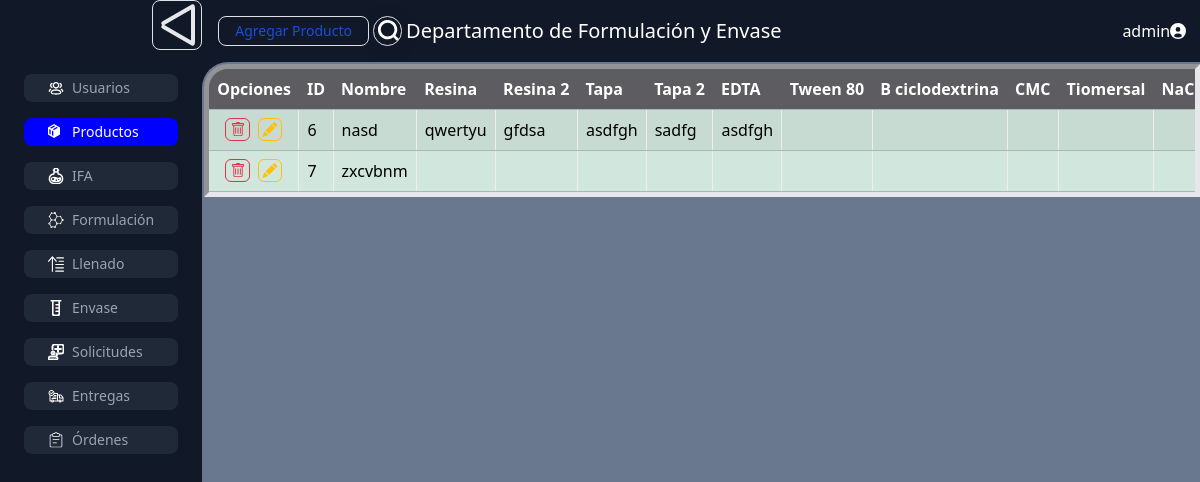
Screenshot of /productos/ (signed in) with the database file from the repository.
### CIGB/models.py (models this page shows, shortened)
class Usuarios(AbstractBaseUser):
    id_usuario = models.AutoField(primary_key=True)
    nombre = models.CharField(_('nombre'), max_length=255)
    apellidos = models.CharField(_('apellidos'), max_length=255)
    email = models.EmailField(_('correo electrónico'), unique=True)
    cargo = models.CharField(_('cargo'), max_length=255)
    tipo = models.CharField(_('tipo'), max_length=255)
    usuario = models.CharField(_('usuario'), max_length=255, unique=True)
    contraseña = models.CharField(_('contraseña'), max_length=255)
    producto = models.ForeignKey('Producto', on_delete=models.SET_NULL, null=True, blank=True, related_name='usuarios')
    USERNAME_FIELD = 'usuario'
    REQUIRED_FIELDS = ['nombre', 'apellidos', 'cargo', 'tipo']
    class Meta:
        abstract = False
        verbose_name = _('usuario')
        verbose_name_plural = _('usuarios')

class Producto(models.Model):
    id_producto = models.AutoField(primary_key=True)
    nombre = models.CharField(max_length=255, unique=True)

class Material(models.Model):
    id_materiales = models.AutoField(primary_key=True)
    id_producto = models.ForeignKey(Producto, on_delete=models.CASCADE)
    tipo = models.CharField(max_length=255)
    nombre = models.CharField(max_length=255)

### CIGB/views.py (the view, shortened to what this page needs)
# urls.py: path('productos/', products_view),
def products_view(request):
    products = Producto.objects.all()
    product_data = []
    for product in products:
        product_dict = {
            'id': product.id_producto,
            'nombre': product.nombre,
        }
        materials = Material.objects.filter(id_producto=product.id_producto)
        for material in materials:
            product_dict[material.tipo] = material.nombre
        product_data.append(product_dict)
    return render(request, 'products.html', {'data':product_data})

### CIGB/templates/products.html (shortened to what this page needs)
{% extends "CIGB.html" %}
{% block add_button %}
  <input class="text-blue-700 hover:text-white border border-blue-700 hover:bg-blue-800 focus:ring-4 focus:outline-none focus:ring-blue-300 font-medium rounded-lg text-sm px-3 py-1 text-center dark:border-blue-500 dark:text-gray-400 dark:hover:text-white dark:hover:bg-blue-500 dark:focus:ring-blue-800" type="button" value="Agregar Producto" onclick="openForm(accion='Agregar', objetivo='Producto', NaN, new_url='{{ BASE_URL }}/add_product')" class="boton">
{% endblock %}
{% block contenido %}
<div>
    <div class="table-container">
      <table class="table table-success table-striped" style="margin-bottom: 0px;">
          <thead>
              <tr>
                  <th>Opciones</th>
                  <th>ID</th>
                  <th>Nombre</th>
                  <th>Resina</th>
                  <th>Resina 2</th>
                  <th>Tapa</th>
                  <th>Tapa 2</th>
                  <th>EDTA</th>
                  <th>Tween 80</th>
                  <th>B ciclodextrina</th>
                  <th>CMC</th>
                  <th>Tiomersal</th>
                  <th>NaCL</th>
              </tr>
          </thead>
          <tbody id="main_table">
            {% for product in data %}
            <tr>
                <td class="opciones">
                  <div>
                    <button type="button" class="table-button btn-outline-danger" onclick="eliminar('Producto','{{ product.id }}')">
                        </button>
                    <button valores="id·{{ product.id }}|nombre·{{ product.nombre }}|resina1·{{ product.resina1 }}|resina2·{{ product.resina2 }}|tapa1·{{ product.tapa1 }}|tapa2·{{ product.tapa2 }}|edta·{{ product.edta }}|tween80·{{ product.tween80 }}|b_ciclodextrina·{{ product.b_ciclodextrina }}|CMC·{{ product.CMC }}|tiomersal·{{ product.tiomersal }}|NaCL·{{ product.NaCL }}|NaH2PO4_2H2O·{{ product.NaH2PO4_2H2O }}|NaH2PO4·{{ product.NaH2PO4 }}|etiqueta·{{ product.etiqueta }}|estuche·{{ product.estuche }}" onclick="openForm(accion='Modificar', objetivo='{{ product.nombre }}',fila=this, new_url='{{ BASE_URL }}/mod_product')" type="button" class="table-button btn-outline-warning">
                        </button>
                    </div>
                </td>
                <td>{{ product.id }}</td>
                <td>{{ product.nombre }}</td>
                <td>{{ product.resina1 }}</td>
                <td>{{ product.resina2 }}</td>
                <td>{{ product.tapa1 }}</td>
                <td>{{ product.tapa2 }}</td>
                <td>{{ product.edta }}</td>
                <td>{{ product.tween80 }}</td>
                <td>{{ product.b_ciclodextrina }}</td>
                <td>{{ product.CMC }}</td>
                <td>{{ product.tiomersal }}</td>
                <td>{{ product.NaCL }}</td>
            </tr>
            {% endfor %}
        </tbody>
      </table>
  </div>
</div>
{% endblock %}

### CIGB/templates/CIGB.html (shortened to what this page needs)
{% load compress %}
{% load static %}
<!DOCTYPE html>
<html lang="en-gb" dir="ltr" class='com_content view-category layout-theme3497category itemid-101 home j39 mm-hover'>
    <head>
        <link href="https://cdn.jsdelivr.net/npm/bootstrap@5.3.3/dist/css/bootstrap.min.css" rel="stylesheet">
        <link rel="stylesheet" href="static/css/CIGB.css">
        {% compress css %}
            <link rel="stylesheet" href="{% static 'src/output.css' %}">
        {% endcompress %}
    </head>
    <body class="bg-gray-900">
        <div class="flex flex-row">
            <div id="lateral-menu" class="m-w-[200px] flex flex-col items-end">
                <label class="rounded-lg b-gray-400 border border-blue-700">
                    <div class="w-12 h-12 cursor-pointer flex flex-col items-center justify-around">
                        <div class="w-[38px] h-[4px] bg-gray-200 rounded-sm transition-all duration-300 peer-checked:origin-top peer-checked:translate-y-[6px] peer-checked:rotate-[-30deg]"></div>
                        <div class="w-[38px] h-[4px] bg-gray-200 rounded-md transition-all duration-300 peer-checked:origin-center peer-checked:translate-x-[16px] peer-checked:rotate-[90deg]"></div>
                        <div class="w-[38px] h-[4px] bg-gray-200 rounded-md transition-all duration-300 peer-checked:origin-bottom peer-checked:translate-y-[-6px] peer-checked:rotate-[30deg]"></div>
                    </div>
                </label>
                <div class="md:flex">
                    <ul id="menu" class="flex-column space-y space-y-4 text-sm font-medium text-gray-500 text-gray-400 ms-4 me-4 mb-4 mt-4">
                        {% if request.user.tipo == 'admin' %}
                        <li><a id="users" href="usuarios" class="peer-unchecked:none inline-flex items-center px-4 py-1 rounded-lg hover:text-gray-900 hover:bg-gray-100 w-full bg-gray-800 hover:bg-gray-700 hover:text-white">
                            <span class="lateral-menu-text ms-2 fade-in">Usuarios</span></a></li>
                        <li><a id="products" href="productos" class="inline-flex items-center px-4 py-1 rounded-lg hover:text-gray-900 bg-gray-50 hover:bg-gray-100 w-full bg-gray-800 hover:bg-gray-700 hover:text-white">
                            <span class="lateral-menu-text ms-2">Productos</span></a></li>
                        {% endif %}
                            <li><a id="IFA" href="IFA"class="inline-flex items-center px-4 py-1 rounded-lg hover:text-gray-900 bg-gray-50 hover:bg-gray-100 w-full bg-gray-800 hover:bg-gray-700 hover:text-white">
                            <span class="lateral-menu-text ms-2">IFA</span></a></li>
                        <li><a id="formulacion" href="formulacion" class="inline-flex items-center px-4 py-1 rounded-lg hover:text-gray-900 bg-gray-50 hover:bg-gray-100 w-full bg-gray-800 hover:bg-gray-700 hover:text-white">
                            <span class="lateral-menu-text ms-2">Formulación</span></a></li>
                        <li><a id="llenado" href="llenado" class="inline-flex items-center px-4 py-1 rounded-lg hover:text-gray-900 bg-gray-50 hover:bg-gray-100 w-full bg-gray-800 hover:bg-gray-700 hover:text-white">
                            <span class="lateral-menu-text ms-2">Llenado</span></a></li>
                        <li><a id="envase" href="envase" class="inline-flex items-center px-4 py-1 rounded-lg hover:text-gray-900 bg-gray-50 hover:bg-gray-100 w-full bg-gray-800 hover:bg-gray-700 hover:text-white">
                            <span class="lateral-menu-text ms-2">Envase</span></a></li>
                        <li><a id="request" href="solicitudes" class="inline-flex items-center px-4 py-1 rounded-lg hover:text-gray-900 bg-gray-50 hover:bg-gray-100 w-full bg-gray-800 hover:bg-gray-700 hover:text-white">
                            <span class="lateral-menu-text ms-2">Solicitudes</span></a></li>
                        <li><a id="deliver" href="entregas" class="inline-flex items-center px-4 py-1 rounded-lg hover:text-gray-900 bg-gray-50 hover:bg-gray-100 w-full bg-gray-800 hover:bg-gray-700 hover:text-white">
                            <span class="lateral-menu-text ms-2">Entregas</span></a></li>
                            <div id="drop-menu" class="flex-column space-y space-y-4">
                                <li><span class="inline-flex items-center px-4 py-1 rounded-lg hover:text-gray-900 bg-gray-50 hover:bg-gray-100 w-full bg-gray-800 hover:bg-gray-700 hover:text-white">
                                    <span class="lateral-menu-text ms-2">Órdenes</span></span></li>
                        </div>
                    </ul>
                </div>
            </div>
            <div class="w-[100%]">
                <div class="py-3 px-3 flex gap-1 items-center">
                    {% block add_button %}
                    {% endblock %}
                    <div class="p-1 overflow-hidden w-[36px] h-[30px] hover:w-[250px] bg-transparent border border-blue-700 shadow-[2px_2px_20px_rgba(0,0,0,0.08)] rounded-full flex group items-center hover:duration-300 duration-300">
                        <div class="flex items-center justify-center fill-white">
                            <svg xmlns="http://www.w3.org/2000/svg" id="Isolation_Mode" data-name="Isolation Mode" viewBox="0 0 24 24" width="22" height="22">
                                <path d="M18.9,16.776A10.539,10.539,0,1,0,16.776,18.9l5.1,5.1L24,21.88ZM10.5,18A7.5,7.5,0,1,1,18,10.5,7.507,7.507,0,0,1,10.5,18Z"></path>
                            </svg>
                        </div>
                            <input type="text" id="inputFiltro" class="outline-none text-[20px] bg-transparent w-full text-white font-normal px-4"/>
                    </div>
                    <h1 class="w-full header">Departamento de Formulación y Envase</h1>
                    <div id="head-menu" class="">
                        <div class="drop-menu flex flex-row items-center" id="user-drop-menu-button">
                            <span>{{ user.usuario }}</span>
                        </div>
                    </div>
                </div>
                <div id="dinamic-content" class="bg-gray-900">
                    {% block contenido %}
                    {% endblock %}
                </div>
            </div>
        </div>
    </body>
</html>

### static/css/CIGB.css (style rules this page uses)
:root { --top:-100vh; --menu-width:204px; }
#dinamic-content { background-color: rgb(195 216 247 / 50%); padding: 2px; border-top-left-radius: 26px; height: calc(100svh - 76px); }
#dinamic-content>div { width: calc(100svw - var(--menu-width)); }
table { overflow: scroll; min-width: 640px; height: 100%; }
#head-menu { height: 100%; display: flex; flex-direction: column; align-items: flex-end; justify-content: flex-start; --display:none; color: white; }
.selected { background-color: blue !important; color:white !important; }
#drop-menu { --drop-disp:none; }
#drop-menu>li>span { cursor: pointer; }
.table-container { max-width: 86svw; max-height: 80vh; border-style: inset; overflow: auto; border-width: thick; border-top-left-radius: 24px; }
td, th { white-space: nowrap; max-width: 140px; overflow: hidden; }
.btn-outline-warning { --bs-btn-color: #ffc107; --bs-btn-border-color: #ffc107; --bs-btn-hover-color: #000; --bs-btn-hover-bg: #ffc107; --bs-btn-hover-border-color: #ffc107; --bs-btn-focus-shadow-rgb: 255, 193, 7; --bs-btn-active-color: #000; --bs-btn-active-bg: #ffc107; --bs-btn-active-border-color: #ffc107; --bs-btn-active-shadow: inset 0 3px 5px rgba(0, 0, 0, 0.125); --bs-btn-disabled-color: #ffc107; --bs-btn-disabled-bg: transparent; --bs-btn-disabled-border-color: #ffc107; --bs-gradient: none; }
.btn-outline-danger { --bs-btn-color: #dc3545; --bs-btn-border-color: #dc3545; --bs-btn-hover-color: #fff; --bs-btn-hover-bg: #dc3545; --bs-btn-hover-border-color: #dc3545; --bs-btn-focus-shadow-rgb: 220, 53, 69; --bs-btn-active-color: #fff; --bs-btn-active-bg: #dc3545; --bs-btn-active-border-color: #dc3545; --bs-btn-active-shadow: inset 0 3px 5px rgba(0, 0, 0, 0.125); --bs-btn-disabled-color: #dc3545; --bs-btn-disabled-bg: transparent; --bs-btn-disabled-border-color: #dc3545; --bs-gradient: none; }
.table-button { --bs-btn-padding-x: 0.2rem; --bs-btn-padding-y: 0.2rem; --bs-btn-font-family: ; --bs-btn-font-size: 1rem; --bs-btn-font-weight: 400; --bs-btn-line-height: 1.5; --bs-btn-bg: transparent; --bs-btn-border-width: 1px; --bs-btn-border-radius: 0.375rem; --bs-btn-box-shadow: inset 0 1px 0 rgba(255, 255, 255, 0.15), 0 1px 1px rgba(0, 0, 0, 0.075); --bs-btn-disabled-opacity: 0.65; --bs-btn-focus-box-shadow: 0 0 0 0.25rem rgba(var(--bs-btn-focus-shadow-rgb), .5); display: inline-block; padding: var(--bs-btn-padding-y) var(--bs-btn-padding-x); font-size: var(--bs-btn-font-size); font-weight: var(--bs-btn-font-weight); line-height: var(--bs-btn-line-height); color: var(--bs-btn-color); text-align: center; text-decoration: none; vertical-align: middle; user-select: none; border: var(--bs-btn-border-width) solid var(--bs-btn-border-color); border-radius: var(--bs-btn-border-radius); background-color: var(--bs-btn-bg); }
.opciones { position: sticky; left: 0; z-index: 1; }
.table>thead { position: sticky; top: 0; z-index: 2; }
.table>thead>tr>th { background-color: rgb(93, 93, 97); color: white; }
td { border-right: 1px; border-style: ridge; }
td>div { display: flex; flex-direction: row; justify-content: space-evenly; }
.table { width: 100%; border-collapse: collapse; border-top-left-radius: 10px; }
.header { font-size: 20px; color: white; }

### rows the page displays
Usuarios: usuario "admin"
Producto: nombre "nasd"
Material: resina1 "qwertyu"
Material: resina2 "gfdsa"
Material: tapa1 "asdfgh"
Material: tapa2 "sadfg"
Material: edta "asdfgh"
Producto: nombre "zxcvbnm"

### other values shown
{{ product.id }} "6" "7"
